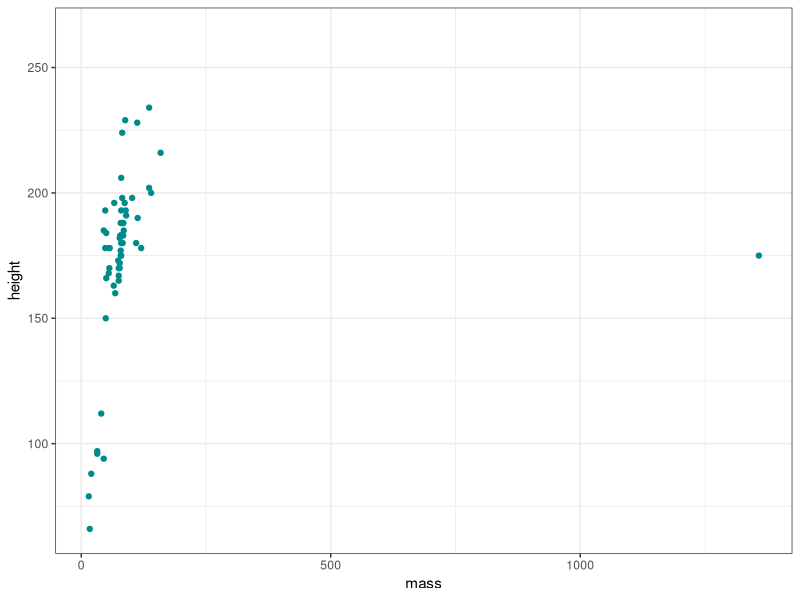

Reproduce this figure in R.
## ---- chunk 1
knitr::opts_chunk$set(echo = TRUE)

library(tidyverse)
library(cowplot)
## ---- chunk 2
ggplot(starwars, aes(x = mass, y = height)) +
  geom_point(color = 'darkcyan') +
  theme_bw()
